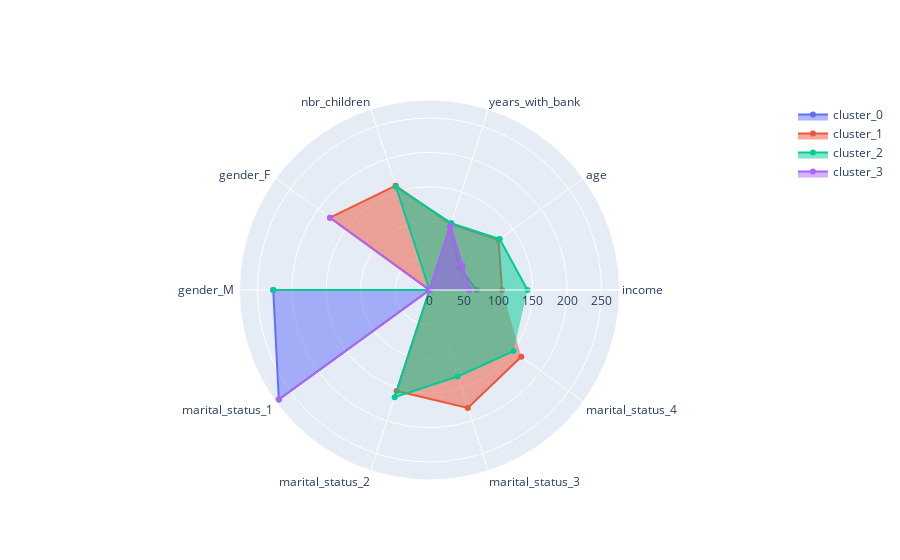

The code cell stored with this chart in its notebook:
### Code cell
plot_radar_chart(df_radar)

### Figure 1 — Plotly figure (JSON) as saved in the notebook; plotly's stock layout.template omitted (floating-point values rounded to 4 significant figures)
{"data": [{"fill": "toself", "name": "cluster_0", "r": [68.72, 54.3, 96.9, 0, 0, 227.1, 270.7, 0, 0, 0], "theta": ["income", "age", "years_with_bank", "nbr_children", "gender_F ", "gender_M ", "marital_status_1", "marital_status_2", "marital_status_3", "marital_status_4"], "type": "scatterpolar"}, {"fill": "toself", "name": "cluster_1", "r": [105.5, 123.9, 100.8, 159.3, 178.7, 0, 0, 154.4, 180.3, 164.8], "theta": ["income", "age", "years_with_bank", "nbr_children", "gender_F ", "gender_M ", "marital_status_1", "marital_status_2", "marital_status_3", "marital_status_4"], "type": "scatterpolar"}, {"fill": "toself", "name": "cluster_2", "r": [142.4, 126.2, 102.2, 157.7, 0, 227.1, 0, 163.7, 132.1, 151.0], "theta": ["income", "age", "years_with_bank", "nbr_children", "gender_F ", "gender_M ", "marital_status_1", "marital_status_2", "marital_status_3", "marital_status_4"], "type": "scatterpolar"}, {"fill": "toself", "name": "cluster_3", "r": [57.63, 59.72, 98.02, 0, 178.7, 0, 270.7, 0, 0, 0], "theta": ["income", "age", "years_with_bank", "nbr_children", "gender_F ", "gender_M ", "marital_status_1", "marital_status_2", "marital_status_3", "marital_status_4"], "type": "scatterpolar"}], "layout": {"polar": {"radialaxis": {"visible": true}}, "showlegend": true}}
